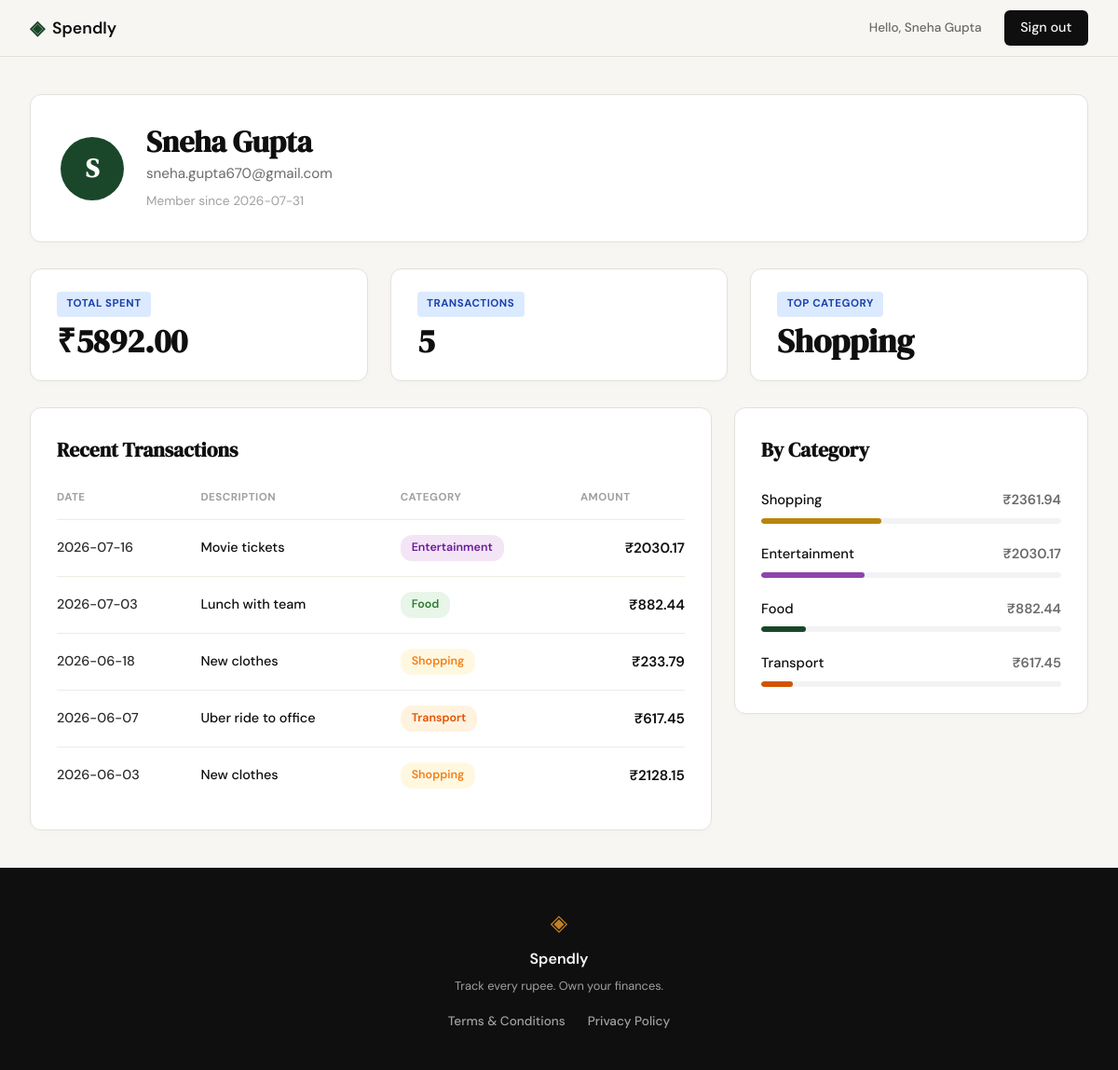
Screenshot of /profile (signed in) with the database file from the repository.
### tables this page shows
CREATE TABLE users (
            id INTEGER PRIMARY KEY AUTOINCREMENT,
            name TEXT NOT NULL,
            email TEXT UNIQUE NOT NULL,
            password_hash TEXT NOT NULL,
            created_at TEXT DEFAULT (datetime('now'))
        );

CREATE TABLE expenses (
            id INTEGER PRIMARY KEY AUTOINCREMENT,
            user_id INTEGER NOT NULL,
            amount REAL NOT NULL,
            category TEXT NOT NULL,
            date TEXT NOT NULL,
            description TEXT,
            created_at TEXT DEFAULT (datetime('now')),
            FOREIGN KEY (user_id) REFERENCES users(id) ON DELETE CASCADE
        );

### app.py (the view)
@app.route("/profile")
def profile():
    user_id = session.get("user_id")
    if not user_id:
        flash("Please log in to access your profile.", "warning")
        return redirect(url_for("login"))
    user = get_user_by_id(user_id)
    if not user:
        session.clear()
        flash("User account not found. Please log in again.", "warning")
        return redirect(url_for("login"))
    stats = get_user_profile_stats(user_id)
    category_expenses = get_user_category_expenses(user_id)
    recent_transactions = get_user_recent_transactions(user_id, limit=10)
    return render_template(
        "profile.html",
        user=user,
        stats=stats,
        category_expenses=category_expenses,
        recent_transactions=recent_transactions,
    )

### database/db.py (called while the page is built)
def get_db():
    conn = sqlite3.connect(DB_PATH)
    conn.row_factory = sqlite3.Row
    conn.execute("PRAGMA foreign_keys = ON;")
    return conn

def get_user_by_id(user_id):
    conn = get_db()
    cursor = conn.cursor()
    cursor.execute("SELECT id, name, email, created_at FROM users WHERE id = ?;", (user_id,))
    user = cursor.fetchone()
    conn.close()
    return user

def get_user_category_expenses(user_id):
    conn = get_db()
    cursor = conn.cursor()
    cursor.execute(
        """
        SELECT
            category,
            COUNT(*) as item_count,
            COALESCE(SUM(amount), 0.0) as category_total
        FROM expenses
        WHERE user_id = ?
        GROUP BY category
        ORDER BY category_total DESC;
        """,
        (user_id,),
    )
    categories = cursor.fetchall()
    conn.close()
    return categories

def get_user_recent_transactions(user_id, limit=10):
    conn = get_db()
    cursor = conn.cursor()
    cursor.execute(
        """
        SELECT id, amount, category, date, description
        FROM expenses
        WHERE user_id = ?
        ORDER BY date DESC, id DESC
        LIMIT ?;
        """,
        (user_id, limit),
    )
    transactions = cursor.fetchall()
    conn.close()
    return transactions

### templates/profile.html (shortened to what this page needs)
{% extends "base.html" %}
{% block content %}
<section class="profile-dashboard-section">
    <div class="profile-dashboard-container">
        <div class="user-profile-header-card">
            <div class="user-avatar-circle">
                <span>{{ user['name'][0].upper() if user['name'] else 'U' }}</span>
            </div>
            <div class="user-identity-details">
                <h1 class="user-display-name">{{ user['name'] }}</h1>
                <p class="user-display-email">{{ user['email'] }}</p>
                <p class="user-member-since">Member since {{ user['created_at'].split(' ')[0] if user['created_at'] else 'Recently' }}</p>
            </div>
        </div>
        <div class="metrics-row-grid">
            <div class="metric-card">
                <span class="metric-badge">TOTAL SPENT</span>
                <div class="metric-value">₹{{ "%.2f"|format(stats['total_spent']) }}</div>
            </div>
            <div class="metric-card">
                <span class="metric-badge">TRANSACTIONS</span>
                <div class="metric-value">{{ stats['total_count'] }}</div>
            </div>
            <div class="metric-card">
                <span class="metric-badge">TOP CATEGORY</span>
                <div class="metric-value">{{ stats['top_category'] }}</div>
            </div>
        </div>
        <div class="dashboard-columns-grid">
            <div class="dashboard-card transactions-card">
                <h2 class="card-section-title">Recent Transactions</h2>
                {% if recent_transactions %}
                <div class="table-responsive">
                    <table class="transactions-table">
                        <thead>
                            <tr>
                                <th>DATE</th>
                                <th>DESCRIPTION</th>
                                <th>CATEGORY</th>
                                <th class="text-right">AMOUNT</th>
                            </tr>
                        </thead>
                        <tbody>
                            {% for tx in recent_transactions %}
                            <tr>
                                <td class="tx-date">{{ tx['date'] }}</td>
                                <td class="tx-desc">{{ tx['description'] or '-' }}</td>
                                <td class="tx-category">
                                    <span class="category-pill category-{{ tx['category']|lower }}">
                                        {{ tx['category'] }}
                                    </span>
                                </td>
                                <td class="tx-amount text-right">₹{{ "%.2f"|format(tx['amount']) }}</td>
                            </tr>
                            {% endfor %}
                        </tbody>
                    </table>
                </div>
                {% else %}
                <p class="empty-state-text">No transactions found. Click "+ Add Expense" to start tracking!</p>
                {% endif %}
            </div>
            <div class="dashboard-card categories-card">
                <h2 class="card-section-title">By Category</h2>
                {% if category_expenses %}
                <div class="by-category-list">
                    {% for cat in category_expenses %}
                    {% set pct = (cat['category_total'] / stats['total_spent'] * 100) if stats['total_spent'] > 0 else 0 %}
                    <div class="by-category-item">
                        <div class="by-category-header">
                            <span class="by-category-name">{{ cat['category'] }}</span>
                            <span class="by-category-total">₹{{ "%.2f"|format(cat['category_total']) }}</span>
                        </div>
                        <div class="category-bar-track">
                            <div class="category-bar-fill fill-{{ cat['category']|lower }}" style="width: {{ '%.1f'|format(pct) }}%;"></div>
                        </div>
                    </div>
                    {% endfor %}
                </div>
                {% else %}
                <p class="empty-state-text">No category spending data yet.</p>
                {% endif %}
            </div>
        </div>
    </div>
</section>
{% endblock %}

### templates/base.html (shortened to what this page needs)
<!DOCTYPE html>
<html lang="en">
<head>
    <link rel="stylesheet" href="{{ url_for('static', filename='css/style.css') }}">
</head>
<body>
    <nav class="navbar">
        <div class="nav-inner">
            <a href="{{ url_for('landing') }}" class="nav-brand">
                <span class="brand-icon">◈</span>
                <span class="brand-name">Spendly</span>
            </a>
            <div class="nav-links">
                {% if session.get('user_id') %}
                    <span class="nav-user">Hello, {{ session.get('user_name') }}</span>
                    <a href="{{ url_for('logout') }}" class="nav-cta">Sign out</a>
                {% else %}
                    <a href="{{ url_for('login') }}">Sign in</a>
                    <a href="{{ url_for('register') }}" class="nav-cta">Get started</a>
                {% endif %}
            </div>
        </div>
    </nav>
    <main class="main-content">
        {% block content %}{% endblock %}
    </main>
    <footer class="footer">
        <div class="footer-inner">
            <span class="brand-icon">◈</span>
            <span class="footer-name">Spendly</span>
            <p class="footer-copy">Track every rupee. Own your finances.</p>
            <nav aria-label="Footer Navigation" class="footer-nav">
                <ul class="footer-links">
                    <li><a href="/terms">Terms &amp; Conditions</a></li>
                    <li><a href="/privacy">Privacy Policy</a></li>
                </ul>
            </nav>
        </div>
    </footer>
</body>
</html>

### rows the page displays
users: get "Sneha Gupta", name "S", name "Sneha Gupta", email "sneha.gupta670@gmail.com", created_at "2026-07-31"
expenses: date "2026-07-16", description "Movie tickets", category "Entertainment", amount "2030.17", category_total "2030.17", {{ '%.1f'|format(pct) }} 34.5 (drawn)
expenses: date "2026-07-03", description "Lunch with team", category "Food", amount "882.44", category_total "882.44", {{ '%.1f'|format(pct) }} 15.0 (drawn)
expenses: date "2026-06-18", description "New clothes", category "Shopping", amount "233.79"
expenses: date "2026-06-07", description "Uber ride to office", category "Transport", amount "617.45", category_total "617.45", {{ '%.1f'|format(pct) }} 10.5 (drawn)
expenses: date "2026-06-03", description "New clothes", category "Shopping", amount "2128.15"

### other values shown
{{ "%.2f"|format(stats['total_spent']) }} "5892.00"
{{ stats['total_count'] }} "5"
{{ stats['top_category'] }} "Shopping"
{{ cat['category'] }} "Shopping"
{{ "%.2f"|format(cat['category_total']) }} "2361.94"
